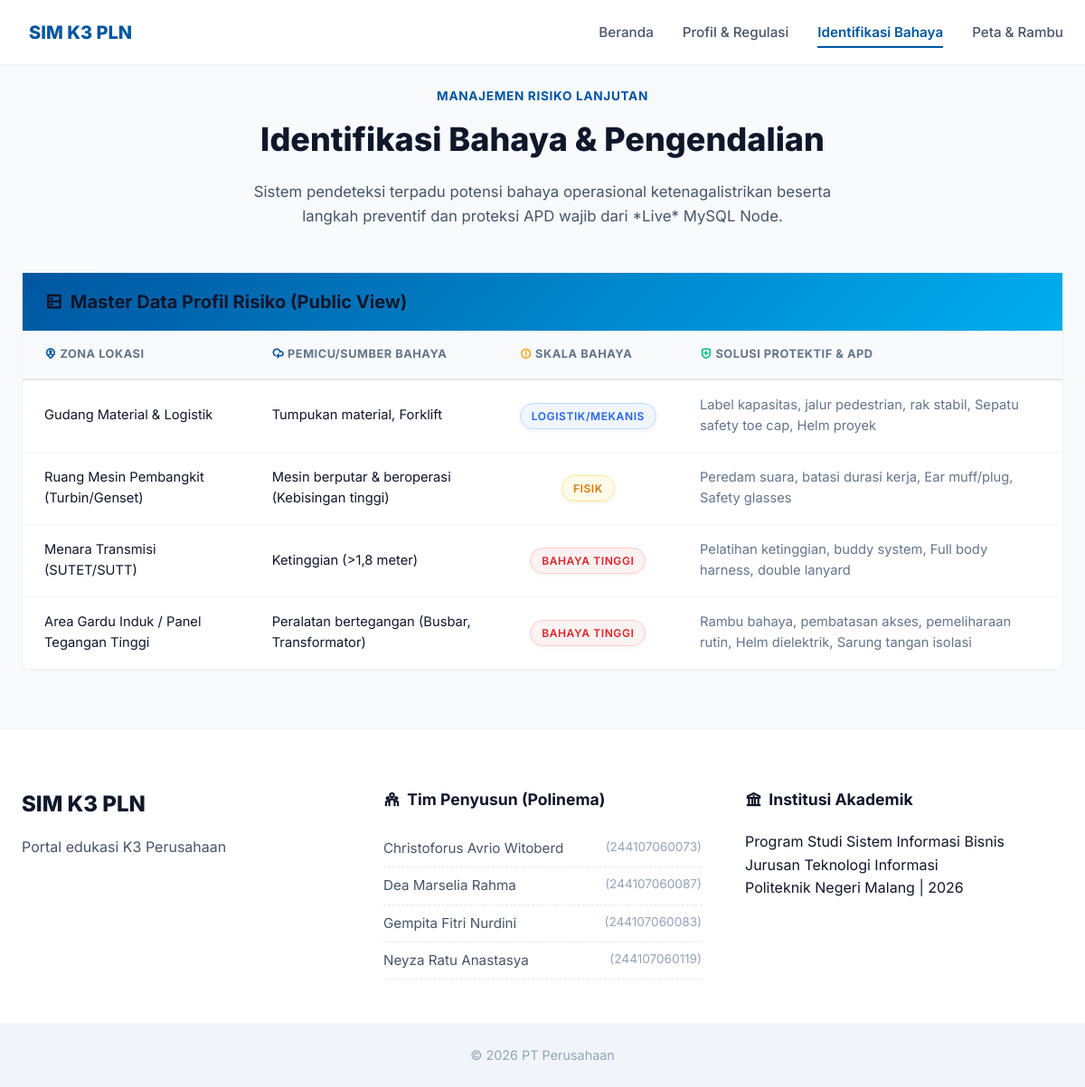
Screenshot of /identifikasi.php with the database file from the repository.
### tables this page shows
CREATE TABLE IF NOT EXISTS `matriks_risiko` (
  `id` int(11) NOT NULL AUTO_INCREMENT,
  `lokasi` varchar(255) NOT NULL,
  `sumber_bahaya` text NOT NULL,
  `kategori` enum('badge--danger','badge--warning','badge--info') NOT NULL,
  `tindakan_pencegahan` text NOT NULL,
  PRIMARY KEY (`id`)
);

### identifikasi.php (called while the page is built)
<?php
require_once __DIR__ . '/controllers/RisikoController.php';
$controller = new RisikoController();
$data_k3 = $controller->index();
require_once __DIR__ . '/views/identifikasi.php';
?>

### controllers/RisikoController.php (called while the page is built, shortened)
<?php
require_once __DIR__ . '/../models/RisikoModel.php';
class RisikoController {
    private $model;
    public function __construct() {
        $database = new Database();
        $db = $database->getConnection();
        $this->model = new RisikoModel($db);
    }
    public function index() {
        return $this->model->getAll();
    }
}
?>

### models/RisikoModel.php (called while the page is built, shortened)
<?php
class RisikoModel {
    private $conn;
    private $table_name = "matriks_risiko";
    public function __construct($db) {
        $this->conn = $db;
    }
    public function getAll() {
        $query = "SELECT * FROM " . $this->table_name . " ORDER BY id DESC";
        $stmt = $this->conn->prepare($query);
        $stmt->execute();
        return $stmt->fetchAll();
    }
}
?>

### controllers/KontenController.php (called while the page is built, shortened)
<?php
require_once __DIR__ . '/../models/KontenModel.php';
class KontenController {
    private $model;
    public function __construct() {
        $database = new Database();
        $db = $database->getConnection();
        $this->model = new KontenModel($db);
    }
    public function index() {
        return $this->model->getAll();
    }
}
?>

### models/KontenModel.php (called while the page is built, shortened)
<?php
class KontenModel {
    private $conn;
    private $table_name = "konten_website";
    public function __construct($db) {
        $this->conn = $db;
    }
    public function getAll() {
        $query = "SELECT * FROM " . $this->table_name . " ORDER BY id ASC";
        $stmt = $this->conn->prepare($query);
        $stmt->execute();
        return $stmt->fetchAll();
    }
}
?>

### views/identifikasi.php (the view, shortened to what this page needs)
<?php require_once __DIR__ . '/includes/header.php'; ?>
    <main class="container page-layout">
        <section class="risk-section">
            <div class="section-header text-center mb-5">
                <span class="section-label">Manajemen Risiko Lanjutan</span>
                <h1 class="section-title">Identifikasi Bahaya & Pengendalian</h1>
                <p class="section-desc max-w-2xl mx-auto">Sistem pendeteksi terpadu potensi bahaya operasional ketenagalistrikan beserta langkah preventif dan proteksi APD wajib dari *Live* MySQL Node.</p>
            </div>
            <div class="card card--floating table-wrapper mt-4">
                <div class="card__header bg-blue-grad text-white px-4 py-3">
                    <h3 class="m-0 fs-5 font-weight-bold d-flex align-items-center gap-2">
                        <i class="ri-server-line"></i> Master Data Profil Risiko (Public View)
                    </h3>
                </div>
                <div class="p-0 overflow-x-auto">
                    <table class="table table-hover table-striped risk-table m-0">
                        <thead class="bg-light">
                            <tr>
                                <th class="py-3 px-4 text-dark"><i class="ri-map-pin-user-line text-primary"></i> Zona Lokasi</th>
                                <th class="py-3 px-4 text-dark"><i class="ri-thunderstorms-line text-primary"></i> Pemicu/Sumber Bahaya</th>
                                <th class="py-3 px-4 text-dark text-center"><i class="ri-error-warning-line text-warning"></i> Skala Bahaya</th>
                                <th class="py-3 px-4 text-dark"><i class="ri-shield-cross-line text-success"></i> Solusi Protektif & APD</th>
                            </tr>
                        </thead>
                        <tbody>
                            <?php if (isset($data_k3) && is_array($data_k3) && count($data_k3) > 0): ?>
                                <?php foreach ($data_k3 as $row):
                                    $label_kategori = 'Fisik';
                                    if ($row['kategori'] === 'badge--danger') $label_kategori = 'Bahaya Tinggi';
                                    elseif ($row['kategori'] === 'badge--info') $label_kategori = 'Logistik/Mekanis';
                                ?>
                                <tr>
                                    <td class="py-3 px-4 fw-semibold align-middle"><?= htmlspecialchars($row['lokasi']) ?></td>
                                    <td class="py-3 px-4 align-middle"><?= htmlspecialchars($row['sumber_bahaya']) ?></td>
                                    <td class="py-3 px-4 align-middle text-center"><span class="badge <?= htmlspecialchars($row['kategori']) ?> badge--soft-shadow"><?= $label_kategori ?></span></td>
                                    <td class="py-3 px-4 align-middle text-muted"><?= htmlspecialchars($row['tindakan_pencegahan']) ?></td>
                                </tr>
                                <?php endforeach; ?>
                            <?php endif; ?>
                        </tbody>
                    </table>
                </div>
            </div>
        </section>
    </main>
<?php require_once __DIR__ . '/includes/footer.php'; ?>

### views/includes/header.php (shortened to what this page needs)
<?php
$current_page = basename($_SERVER['PHP_SELF']);
$base_path = isset($base_path) ? $base_path : '';
?>
<!DOCTYPE html>
<html lang="id">
<head>
    <link href="https://cdn.jsdelivr.net/npm/remixicon@4.2.0/fonts/remixicon.css" rel="stylesheet"/>
    <link rel="stylesheet" href="<?= $base_path ?>assets/css/style.css">
</head>
<body>
    <header class="header">
        <div class="container header__inner">
            <a href="<?= $base_path ?>index.php" class="logo">
                <i class="ri-flash-light-fill logo__icon"></i> SIM K3 PLN
            </a>
            <nav class="nav">
                <ul class="nav__list">
                    <li><a href="<?= $base_path ?>index.php" class="nav__link <?= ($current_page == 'index.php') ? 'active' : '' ?>">Beranda</a></li>
                    <li><a href="<?= $base_path ?>profil.php" class="nav__link <?= ($current_page == 'profil.php') ? 'active' : '' ?>">Profil & Regulasi</a></li>
                    <li><a href="<?= $base_path ?>identifikasi.php" class="nav__link <?= ($current_page == 'identifikasi.php') ? 'active' : '' ?>">Identifikasi Bahaya</a></li>
                    <li><a href="<?= $base_path ?>safety-map.php" class="nav__link <?= ($current_page == 'safety-map.php') ? 'active' : '' ?>">Peta & Rambu</a></li>
                </ul>
            </nav>
        </div>
    </header>

### views/includes/footer.php (shortened to what this page needs)
<?php
if (!isset($cms)) {
    require_once __DIR__ . '/../../controllers/KontenController.php';
    $kCtrl = new KontenController();
    $cms = [];
    foreach($kCtrl->index() as $row) $cms[$row['kunci']] = $row['nilai'];
}
?>
    <footer class="footer mt-auto">
        <div class="container footer__grid">
            <div class="footer__brand">
                <h3 class="footer__title"><i class="ri-flash-light-fill text-gradient"></i> SIM K3 PLN</h3>
                <p class="footer__desc"><?= htmlspecialchars($cms['footer_description'] ?? 'Sistem Informasi Manajemen Keselamatan dan Kesehatan Kerja Nasional.') ?></p>
            </div>
            <div class="footer__team">
                <h4 class="footer__subtitle"><i class="ri-team-line"></i> Tim Penyusun (Polinema)</h4>
                <ul class="team-list">
                    <li>Christoforus Avrio Witoberd <span class="nim">(244107060073)</span></li>
                    <li>Dea Marselia Rahma <span class="nim">(244107060087)</span></li>
                    <li>Gempita Fitri Nurdini <span class="nim">(244107060083)</span></li>
                    <li>Neyza Ratu Anastasya <span class="nim">(244107060119)</span></li>
                </ul>
            </div>
            <div class="footer__info">
                <h4 class="footer__subtitle"><i class="ri-bank-line"></i> Institusi Akademik</h4>
                <p>Program Studi Sistem Informasi Bisnis<br>Jurusan Teknologi Informasi<br>Politeknik Negeri Malang | <?= date('Y') ?></p>
            </div>
        </div>
        <div class="footer__bottom">
            <div class="container">
                <p><?= htmlspecialchars($cms['footer_copyright'] ?? '© 2026 PT Perusahaan') ?></p>
            </div>
        </div>
    </footer>
</body>
</html>

### rows the page displays
matriks_risiko: lokasi "Gudang Material & Logistik", sumber_bahaya "Tumpukan material, Forklift", kategori "LOGISTIK/MEKANIS", tindakan_pencegahan "Label kapasitas, jalur pedestrian, rak stabil, Sepatu safety toe cap, Helm proyek"
matriks_risiko: lokasi "Ruang Mesin Pembangkit (Turbin/Genset)", sumber_bahaya "Mesin berputar & beroperasi (Kebisingan tinggi)", label_kategori "FISIK", tindakan_pencegahan "Peredam suara, batasi durasi kerja, Ear muff/plug, Safety glasses"
matriks_risiko: lokasi "Menara Transmisi (SUTET/SUTT)", sumber_bahaya "Ketinggian (>1,8 meter)", kategori "BAHAYA TINGGI", tindakan_pencegahan "Pelatihan ketinggian, buddy system, Full body harness, double lanyard"
matriks_risiko: lokasi "Area Gardu Induk / Panel Tegangan Tinggi", sumber_bahaya "Peralatan bertegangan (Busbar, Transformator)", kategori "BAHAYA TINGGI", tindakan_pencegahan "Rambu bahaya, pembatasan akses, pemeliharaan rutin, Helm dielektrik, Sarung tangan isolasi"

### other values shown
$cms['footer_description'] "Portal edukasi K3 Perusahaan"
$cms['footer_copyright'] "© 2026 PT Perusahaan"
